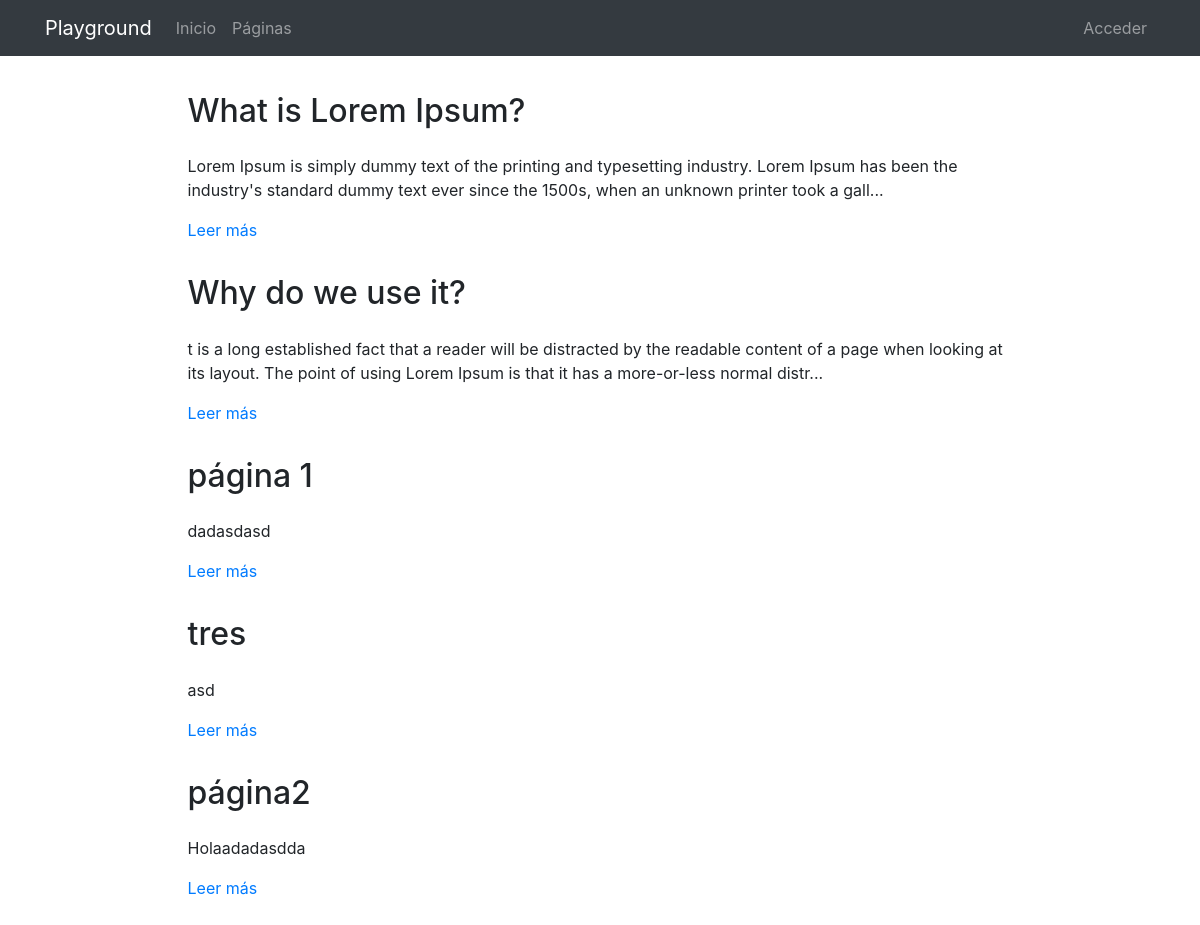
The page /pages/ on the database its author committed.
### pages/models.py (models this page shows, shortened)
class Page(models.Model):
    title = models.CharField(verbose_name="Título", max_length=200)
    content = RichTextField(verbose_name="Contenido")
    order = models.SmallIntegerField(verbose_name="Orden", default=0)
    created = models.DateTimeField(auto_now_add=True, verbose_name="Fecha de creación")
    updated = models.DateTimeField(auto_now=True, verbose_name="Fecha de edición")
    class Meta:
        verbose_name = "página"
        verbose_name_plural = "páginas"
        ordering = ['order', 'title']

### pages/views.py (the view)
# urls.py: path('', PageListView.as_view(), name='pages'),
class PageListView(ListView):
    model = Page

### pages/templates/pages/page_list.html (shortened to what this page needs)
{% extends 'core/base.html' %}
{% load static %}
{% block content %}
<main role="main">
  <div class="container mb-4">
    {% for page in object_list %}
      <div class="row mt-3">
        <div class="col-md-9 mx-auto">
          <h2 class="mb-4">{{page.title}}</h2>
          <div>
            <p>{{page.content|striptags|safe|truncatechars:"200"}}</p>
            <p><a href="{% url 'page' page.id page.title|slugify %}">Leer más</a>
            </p>
          </div>
        </div>
      </div>
    {% endfor %}
  </div>
</main>
{% endblock %}

### core/templates/core/base.html (shortened to what this page needs)
<!DOCTYPE html>
<html lang="es">
  <head>
    {% load static %}
    <link href="{% static 'core/vendor/bootstrap/css/bootstrap.min.css' %}" rel="stylesheet">
    <link href="{% static 'core/vendor/font-awesome/css/font-awesome.min.css' %}" rel="stylesheet" type="text/css">
    <link href="{% static 'core/css/main.css' %}" rel="stylesheet">
  </head>
  <body>
    <body>
      <nav class="navbar navbar-expand-lg navbar-dark bg-dark">
        <div class="container">
          <a class="navbar-brand" href="{% url 'home' %}">Playground</a>
          <div class="collapse navbar-collapse" id="ned">
            <ul class="navbar-nav mr-auto">
              <li class="nav-item">
                <a class="nav-link" href="{% url 'home' %}">Inicio</a>
              </li>
              <li class="nav-item">
                <a class="nav-link" href="{% url 'pages' %}">Páginas</a>
              </li>
            </ul>
            <ul class="navbar-nav">
              <li class="nav-item">
                <a class="nav-link" href="/admin/">
                  {% if request.user.is_staff %}Admin{% else %}Acceder{% endif %}
                </a>
              </li>
            </ul>
          </div>
        </div>
      </nav>
      {% block content %}{% endblock %}
  </body>
</html>

### core/static/core/css/main.css (style rules this page uses)
main { padding-top: 20px; }
:root { --jumbotron-padding-y: 3rem; }

### rows shown on the page
Page: title "What is Lorem Ipsum?", content "Lorem Ipsum is simply dummy text of the printing and typesetting industry. Lorem Ipsum has been the industry's standard dummy text ever since the 1500s, when an unknown printer took a gall..."
Page: title "Why do we use it?", content "t is a long established fact that a reader will be distracted by the readable content of a page when looking at its layout. The point of using Lorem Ipsum is that it has a more-or-less normal distr..."
Page: title "página 1", content "dadasdasd"
Page: title "tres", content "asd"
Page: title "página2", content "Holaadadasdda"
